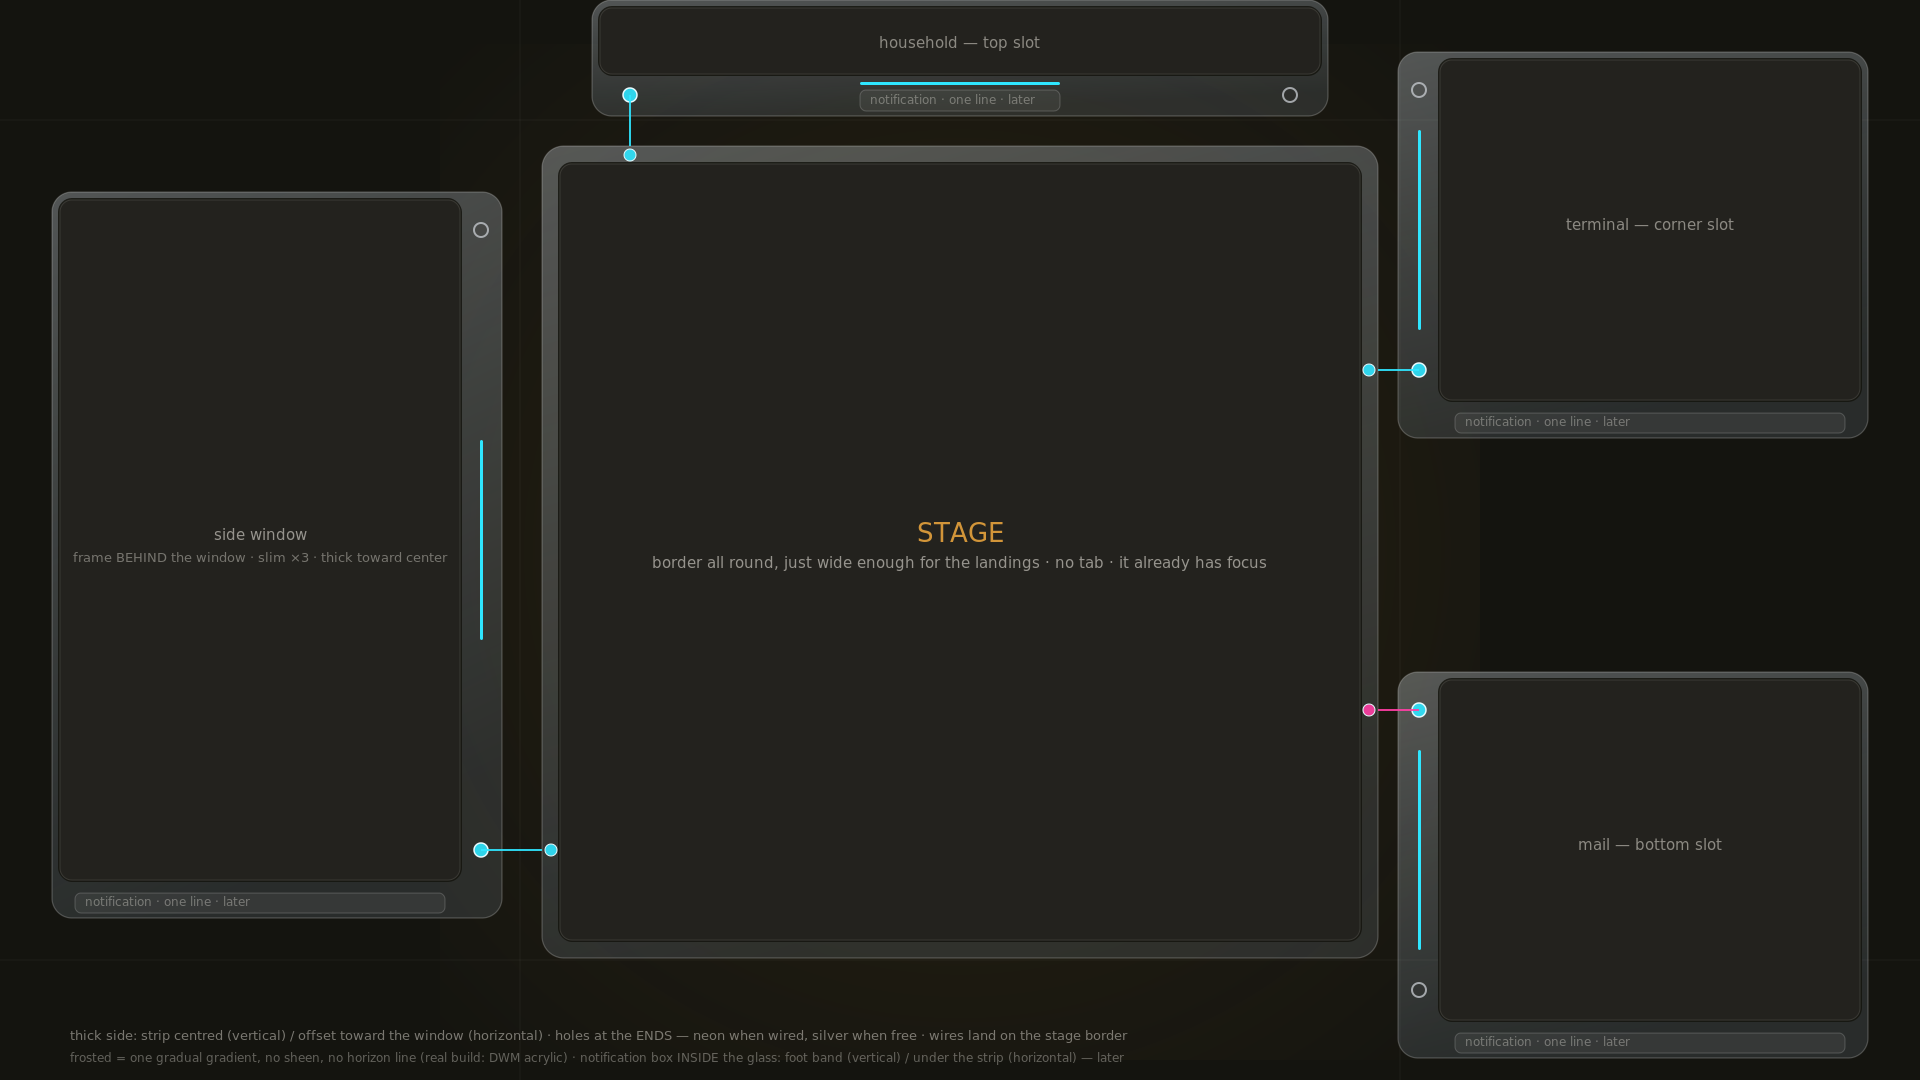

Python code for this plot:
# Vector-studio mock rev 5 (12:43 pin: notification box smaller, clear of the corner arcs; 12:40 pins: notification boxes INSIDE the glass; stage border just thick enough for the landings): focal-desk frames.
# Screen mock: 1 unit = 1 px of a 1920x1080 view of the 8K panel.
def rr(x,y,w,h,r):
    """Rounded-rect: data-vs model (pts + fillets) and a derived d."""
    pts=f"{x},{y} {x+w},{y} {x+w},{y+h} {x},{y+h}"
    fil=",".join(f"{i}:{r}" for i in range(4))
    d=(f"M {x+r},{y} L {x+w-r},{y} A {r} {r} 0 0 1 {x+w},{y+r} L {x+w},{y+h-r} "
       f"A {r} {r} 0 0 1 {x+w-r},{y+h} L {x+r},{y+h} A {r} {r} 0 0 1 {x},{y+h-r} "
       f"L {x},{y+r} A {r} {r} 0 0 1 {x+r},{y} Z")
    return pts,fil,d

def hole(cx,cy,lit,c="#2FE6FF"):
    """Connection hole: neon when a wire connects this app to another, silver ring when free."""
    if lit: return f'  <circle cx="{cx:.0f}" cy="{cy:.0f}" r="7" fill="{c}" fill-opacity="0.9" stroke="#E8FBFF" stroke-width="1.5" filter="url(#neon)"/>\n'
    return f'  <circle cx="{cx:.0f}" cy="{cy:.0f}" r="7" fill="none" stroke="#C9CDD2" stroke-opacity="0.75" stroke-width="2"/>\n'

def frame(name,x,y,w,h,slim,thick,side,r_out=20,r_in=12,ports=True,lit_end=1,foot=30):
    """Frame = a data-vs rounded rect BEHIND the window rect; side = the thick edge (faces screen center).
    Vertical thick side: strip centred left-right, 2 holes at the ends, one-line notification box under the frame.
    Horizontal thick side: strip offset toward the window, notification box under the strip, 2 holes at the ends."""
    fx,fy,fw,fh=x-slim,y-slim,w+2*slim,h+2*slim
    if side=='L': fx-=thick-slim; fw+=thick-slim
    if side=='R': fw+=thick-slim
    if side=='T': fy-=thick-slim; fh+=thick-slim
    if side=='B': fh+=thick-slim
    if ports and side in 'LR': fh+=foot          # foot band under the window: the one-line box lives inside the glass
    p,f,d=rr(fx,fy,fw,fh,r_out)
    pw,fw_,dw=rr(x,y,w,h,r_in)
    s=f'  <!-- {name}: frame (behind), fade, window (on top), then the thick-side furniture -->\n'
    # frosted glass: one smooth gradient, no sheen, no horizon line (pin 10)
    s+=(f'  <path data-vs="1" data-vs-pts="{p}" data-vs-closed="1" data-vs-fillets="{f}" '
        f'd="{d}" fill="url(#frost)" stroke="#FFFFFF" stroke-opacity="0.22" stroke-width="1.2"/>\n')
    # inner edge fades into the window (pin 1 of rev 1)
    s+=f'  <rect x="{x-2}" y="{y-2}" width="{w+4}" height="{h+4}" rx="{r_in+2}" fill="#14140F" fill-opacity="0.85" filter="url(#fade)"/>\n'
    s+=(f'  <path data-vs="1" data-vs-pts="{pw}" data-vs-closed="1" data-vs-fillets="{fw_}" '
        f'd="{dw}" fill="#23221E" stroke="#3A3934" stroke-width="1"/>\n')
    if not ports: return s,None,None
    note=lambda bx,by,bw,bh: (f'  <rect x="{bx:.0f}" y="{by:.0f}" width="{bw:.0f}" height="{bh:.0f}" rx="6" fill="#FFFFFF" fill-opacity="0.06" stroke="#FFFFFF" stroke-opacity="0.18" stroke-width="1"/>\n'
                              f'  <text x="{bx+10:.0f}" y="{by+bh-7:.0f}" font-family="Segoe UI, Inter, sans-serif" font-size="12" fill="#F4F0E7" fill-opacity="0.35">notification · one line · later</text>\n')
    if side in 'LR':
        px = fx+thick/2 if side=='L' else fx+fw-thick/2      # centre of the thick band
        py = y+h/2
        s+=f'  <rect x="{px-1.5:.0f}" y="{py-100}" width="3" height="200" rx="1.5" fill="#2FE6FF" filter="url(#neon)"/>\n'   # centred (pin 1)
        ends=[(px,y+30),(px,y+h-30)]                              # connectors at the ends (pins 2,3,4)
        for i,(hx,hy) in enumerate(ends): s+=hole(hx,hy,i==lit_end)
        s+=note(x+15,y+h+slim+5,w-30,foot-10)                     # smaller, clear of the frame's corner arcs (rev 5 pin: no intersecting radii)
        port=ends[lit_end]; land_axis='h'
    else:
        px = x+w/2
        band_top = fy+fh-thick if side=='B' else fy
        sy_ = band_top+9 if side=='B' else band_top+thick-9        # strip offset toward the window (pin 7)
        s+=f'  <rect x="{px-100}" y="{sy_-1.5:.0f}" width="200" height="3" rx="1.5" fill="#2FE6FF" filter="url(#neon)"/>\n'
        by = sy_+7 if side=='B' else band_top+5
        bh = (fy+fh-5-by) if side=='B' else (sy_-7-by)
        s+=note(px-100,by,200,bh)                                 # box under the strip, INSIDE the band with margin (rev 4)
        hy = band_top+thick/2
        ends=[(x+30,hy),(x+w-30,hy)]                              # connectors at the ends (pins 8,9)
        for i,(hx,hy_) in enumerate(ends): s+=hole(hx,hy_,i==lit_end)
        port=ends[lit_end]; land_axis='v'
    return s,port,land_axis

W,H=1920,1080
out=[f'<svg xmlns="http://www.w3.org/2000/svg" viewBox="0 0 {W} {H}">',
f'''  <!-- vector-studio mock rev 3 · focal-desk frames · 2026-09-04 · screen mock, 1 unit = 1 px of a 1920x1080 view of the 8K panel
       Brief (Ryan): frame encapsulates the whole window; frosted glass, rounded; Vista Aero brought to now with a hint of neon-1980s in
       the wires; slim ×3, thick toward center; frames BEHIND their window; stage = thin border, no tab.
       Rev 2 pins: inner edge fades into the window; strip long+thin; connection holes neon (wired) / silver (free); wires land on the stage frame.
       Rev 3 pins: strip centred on vertical sides, offset on horizontal; holes at the ENDS of the thick side (2); one-line notification box
       (under the frame on vertical sides, under the strip on horizontal); healthy gap top window ↔ stage; no sheen/horizon line. -->
  <defs>
    <linearGradient id="frost" x1="0" y1="0" x2="0.3" y2="1">
      <stop offset="0" stop-color="#E4EEF7" stop-opacity="0.30"/>
      <stop offset="0.5" stop-color="#C2D2E0" stop-opacity="0.22"/>
      <stop offset="1" stop-color="#93A9BE" stop-opacity="0.16"/>
    </linearGradient>
    <radialGradient id="stagehalo" cx="0.5" cy="0.5" r="0.7">
      <stop offset="0" stop-color="#E6A23C" stop-opacity="0.10"/>
      <stop offset="1" stop-color="#E6A23C" stop-opacity="0"/>
    </radialGradient>
    <filter id="fade" x="-10%" y="-10%" width="120%" height="120%"><feGaussianBlur stdDeviation="9"/></filter>
    <filter id="neon" x="-100%" y="-100%" width="300%" height="300%">
      <feGaussianBlur stdDeviation="7" result="b"/><feMerge><feMergeNode in="b"/><feMergeNode in="b"/><feMergeNode in="b"/><feMergeNode in="SourceGraphic"/></feMerge>
    </filter>
    <filter id="wireglow" x="-10%" y="-40%" width="120%" height="180%">
      <feGaussianBlur stdDeviation="5" result="b"/><feMerge><feMergeNode in="b"/><feMergeNode in="b"/><feMergeNode in="SourceGraphic"/></feMerge>
    </filter>
  </defs>
  <rect data-vs-bg="1" x="0" y="0" width="{W}" height="{H}" fill="#14140F"/>
  <g stroke="#FFFFFF" stroke-opacity="0.04" stroke-width="1">
    <line x1="520" y1="0" x2="520" y2="{H}"/><line x1="1400" y1="0" x2="1400" y2="{H}"/>
    <line x1="0" y1="120" x2="{W}" y2="120"/><line x1="0" y1="960" x2="{W}" y2="960"/>
  </g>''']
SF=18                                       # stage border: just thick enough for the landing holes (rev 4)
sx,sy,sw,sh=560,164,800,776                 # stage down again → 30 px gap to the top window's frame
out.append(f'  <rect x="{sx-120}" y="{sy-120}" width="{sw+240}" height="{sh+240}" fill="url(#stagehalo)"/>')
s,_,_=frame("stage",sx,sy,sw,sh,slim=SF,thick=SF,side='R',r_out=22,r_in=12,ports=False); out.append(s)
s,pL,_ =frame("left",60,200,400,680,slim=8,thick=42,side='R',lit_end=1);   out.append(s)
s,pTR,_=frame("topright",1440,60,420,340,slim=8,thick=42,side='L',lit_end=1); out.append(s)
s,pBR,_=frame("botright",1440,680,420,340,slim=8,thick=42,side='L',lit_end=0); out.append(s)
s,pT,_ =frame("top",600,8,720,66,slim=8,thick=42,side='B',lit_end=0);    out.append(s)   # frame bottom = 116; stage frame top = 149

def wire(p,q,c="#2FE6FF"):
    (x1,y1),(x2,y2)=p,q
    return (f'  <path d="M {x1:.0f},{y1:.0f} L {x2:.0f},{y2:.0f}" fill="none" stroke="{c}" stroke-width="2" stroke-opacity="0.9" filter="url(#wireglow)"/>')
def land(x,y,c="#2FE6FF"): return f'  <circle cx="{x:.0f}" cy="{y:.0f}" r="6" fill="{c}" fill-opacity="0.9" stroke="#E8FBFF" stroke-width="1" filter="url(#neon)"/>'
# wires: from the lit hole straight into the gutter, landing on the stage's slim frame (never over a window)
out.append(wire(pL,(sx-SF,pL[1])));                 out.append(land(sx-SF/2,pL[1]))
out.append(wire(pTR,(sx+sw+SF,pTR[1])));            out.append(land(sx+sw+SF/2,pTR[1]))
out.append(wire(pBR,(sx+sw+SF,pBR[1]),"#FF3FA4"));  out.append(land(sx+sw+SF/2,pBR[1],"#FF3FA4"))
out.append(wire(pT,(pT[0],sy-SF)));                 out.append(land(pT[0],sy-SF/2))
L=lambda x,y,t,a="start",c="#F4F0E7",o=0.8,sz=15: f'  <text x="{x}" y="{y}" font-family="Segoe UI, Inter, sans-serif" font-size="{sz}" fill="{c}" fill-opacity="{o}" text-anchor="{a}">{t}</text>'
out.append(L(sx+sw/2,sy+sh/2-10,"STAGE",'middle',"#E6A23C",0.9,26))
out.append(L(sx+sw/2,sy+sh/2+16,"border all round, just wide enough for the landings · no tab · it already has focus",'middle',"#F4F0E7",0.55))
out.append(L(260,540,"side window",'middle',"#F4F0E7",0.55))
out.append(L(260,562,"frame BEHIND the window · slim ×3 · thick toward center",'middle',"#F4F0E7",0.4,13))
out.append(L(1650,230,"terminal — corner slot",'middle',"#F4F0E7",0.5))
out.append(L(1650,850,"mail — bottom slot",'middle',"#F4F0E7",0.5))
out.append(L(960,48,"household — top slot",'middle',"#F4F0E7",0.5))
out.append(L(70,1040,"thick side: strip centred (vertical) / offset toward the window (horizontal) · holes at the ENDS — neon when wired, silver when free · wires land on the stage border",'start',"#F4F0E7",0.45,13))
out.append(L(70,1062,"frosted = one gradual gradient, no sheen, no horizon line (real build: DWM acrylic) · notification box INSIDE the glass: foot band (vertical) / under the strip (horizontal) — later",'start',"#F4F0E7",0.35,12))
out.append('</svg>')
svg="\n".join(out)
root='/sessions/serene-sweet-carson/mnt/box/focal-desk-2026-09-04/'
open(root+'tab-mock-2026-09-04.svg','w',encoding='utf-8').write(svg)
import cairosvg
cairosvg.svg2png(bytestring=svg.encode(),write_to=root+'tab-mock-2026-09-04.png',output_width=1920)
print(len(svg),'chars; data-vs paths:',svg.count('data-vs="1"'), '| gap top→stage:', (sy-SF)-(8+66+42))
